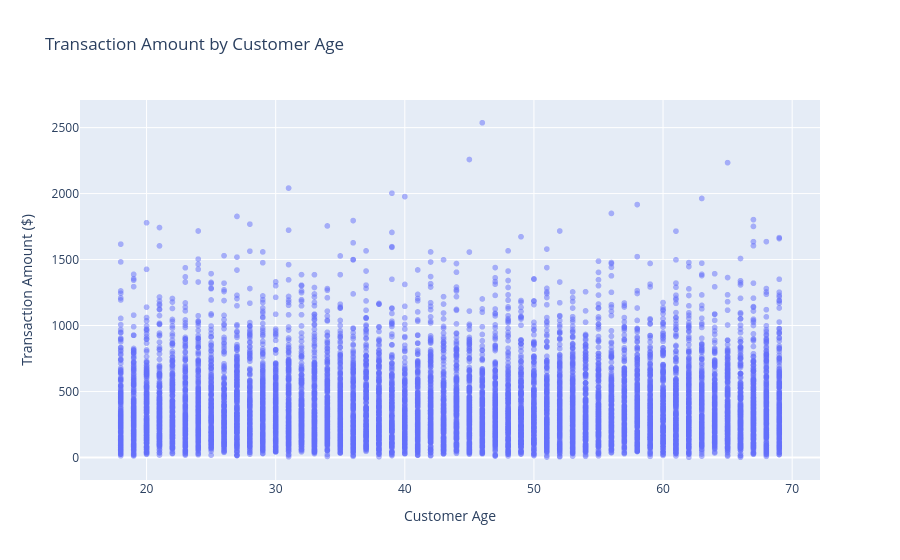

The notebook cell this image was saved under:
### Markdown cell above
## All Transactions vs age: 

I will start by plotting every transaction. I want to get an idea of the outliers and also of the distrubution.

### Code cell
import plotly.express as px

fig = px.scatter(
    df,
    x="Age",
    y="TransactionAmount",
    title="Transaction Amount by Customer Age",
    labels={
        "Age": "Customer Age",
        "TransactionAmount": "Transaction Amount ($)"
    },

    opacity=0.5
)

fig.show()

### Figure 1 — Plotly figure (JSON) as saved in the notebook; plotly's stock layout.template omitted (floating-point values rounded to 4 significant figures; data arrays with more than 128 entries replaced by an {"elided": "..."} marker saying what was removed)
{"data": [{"hovertemplate": "Customer Age=%{x}<br>Transaction Amount ($)=%{y}<extra></extra>", "legendgroup": "", "marker": {"color": "#636efa", "opacity": 0.5, "symbol": "circle"}, "mode": "markers", "name": "", "showlegend": false, "type": "scattergl", "x": {"elided": "10000 int values"}, "xaxis": "x", "y": {"elided": "10000 float values"}, "yaxis": "y"}], "layout": {"legend": {"tracegroupgap": 0}, "title": {"text": "Transaction Amount by Customer Age"}, "xaxis": {"anchor": "y", "domain": [0, 1], "title": {"text": "Customer Age"}}, "yaxis": {"anchor": "x", "domain": [0, 1], "title": {"text": "Transaction Amount ($)"}}}}
